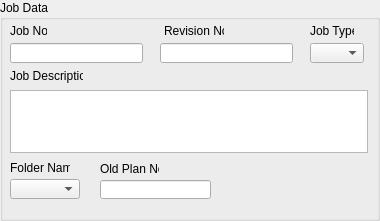
         <widget class="QGroupBox" name="groupBox_job">
          <property name="geometry">
           <rect>
            <x>20</x>
            <y>30</y>
            <width>380</width>
            <height>221</height>
           </rect>
          </property>
          <property name="font">
           <font>
            <weight>50</weight>
            <bold>false</bold>
           </font>
          </property>
          <property name="title">
           <string>Job Data</string>
          </property>
          <widget class="QLabel" name="label_13">
           <property name="geometry">
            <rect>
             <x>310</x>
             <y>23</y>
             <width>44</width>
             <height>16</height>
            </rect>
           </property>
           <property name="sizePolicy">
            <sizepolicy hsizetype="Fixed" vsizetype="Preferred">
             <horstretch>0</horstretch>
             <verstretch>0</verstretch>
            </sizepolicy>
           </property>
           <property name="text">
            <string>Job Type</string>
           </property>
           <property name="buddy">
            <cstring>comboBox_jobType</cstring>
           </property>
          </widget>
          <widget class="QComboBox" name="comboBox_jobType">
           <property name="geometry">
            <rect>
             <x>310</x>
             <y>43</y>
             <width>54</width>
             <height>20</height>
            </rect>
           </property>
           <property name="sizePolicy">
            <sizepolicy hsizetype="Fixed" vsizetype="Fixed">
             <horstretch>0</horstretch>
             <verstretch>0</verstretch>
            </sizepolicy>
           </property>
           <item>
            <property name="text">
             <string/>
            </property>
           </item>
           <item>
            <property name="text">
             <string>BRS</string>
            </property>
           </item>
           <item>
            <property name="text">
             <string>SDP</string>
            </property>
           </item>
           <item>
            <property name="text">
             <string>MIS</string>
            </property>
           </item>
           <item>
            <property name="text">
             <string>FEMA</string>
            </property>
           </item>
           <item>
            <property name="text">
             <string>Other</string>
            </property>
           </item>
          </widget>
          <widget class="QLabel" name="label">
           <property name="geometry">
            <rect>
             <x>10</x>
             <y>23</y>
             <width>37</width>
             <height>16</height>
            </rect>
           </property>
           <property name="sizePolicy">
            <sizepolicy hsizetype="Fixed" vsizetype="Preferred">
             <horstretch>0</horstretch>
             <verstretch>0</verstretch>
            </sizepolicy>
           </property>
           <property name="text">
            <string>Job No.</string>
           </property>
           <property name="buddy">
            <cstring>lineEdit_jobNo</cstring>
           </property>
          </widget>
          <widget class="QLabel" name="label_3">
           <property name="geometry">
            <rect>
             <x>164</x>
             <y>23</y>
             <width>60</width>
             <height>16</height>
            </rect>
           </property>
           <property name="sizePolicy">
            <sizepolicy hsizetype="Fixed" vsizetype="Preferred">
             <horstretch>0</horstretch>
             <verstretch>0</verstretch>
            </sizepolicy>
           </property>
           <property name="text">
            <string>Revision No.</string>
           </property>
           <property name="buddy">
            <cstring>lineEdit_revNo</cstring>
           </property>
          </widget>
          <widget class="QLabel" name="label_14">
           <property name="geometry">
            <rect>
             <x>10</x>
             <y>68</y>
             <width>73</width>
             <height>16</height>
            </rect>
           </property>
           <property name="text">
            <string>Job Description</string>
           </property>
          </widget>
          <widget class="QLineEdit" name="lineEdit_revNo">
           <property name="geometry">
            <rect>
             <x>160</x>
             <y>43</y>
             <width>133</width>
             <height>20</height>
            </rect>
           </property>
           <property name="sizePolicy">
            <sizepolicy hsizetype="Fixed" vsizetype="Fixed">
             <horstretch>0</horstretch>
             <verstretch>0</verstretch>
            </sizepolicy>
           </property>
          </widget>
          <widget class="QLineEdit" name="lineEdit_jobNo">
           <property name="geometry">
            <rect>
             <x>10</x>
             <y>43</y>
             <width>133</width>
             <height>20</height>
            </rect>
           </property>
           <property name="sizePolicy">
            <sizepolicy hsizetype="Fixed" vsizetype="Fixed">
             <horstretch>0</horstretch>
             <verstretch>0</verstretch>
            </sizepolicy>
           </property>
          </widget>
          <widget class="QPlainTextEdit" name="textEdit_jobDesc">
           <property name="geometry">
            <rect>
             <x>10</x>
             <y>90</y>
             <width>358</width>
             <height>63</height>
            </rect>
           </property>
           <property name="sizePolicy">
            <sizepolicy hsizetype="Fixed" vsizetype="Fixed">
             <horstretch>0</horstretch>
             <verstretch>0</verstretch>
            </sizepolicy>
           </property>
          </widget>
          <widget class="QComboBox" name="comboBox_folderName">
           <property name="geometry">
            <rect>
             <x>10</x>
             <y>179</y>
             <width>70</width>
             <height>20</height>
            </rect>
           </property>
           <item>
            <property name="text">
             <string/>
            </property>
           </item>
           <item>
            <property name="text">
             <string>Owner</string>
            </property>
           </item>
           <item>
            <property name="text">
             <string>Buyer</string>
            </property>
           </item>
           <item>
            <property name="text">
             <string>Seller</string>
            </property>
           </item>
          </widget>
          <widget class="QLabel" name="label_12">
           <property name="geometry">
            <rect>
             <x>10</x>
             <y>160</y>
             <width>60</width>
             <height>16</height>
            </rect>
           </property>
           <property name="text">
            <string>Folder Name</string>
           </property>
           <property name="buddy">
            <cstring>comboBox_folderName</cstring>
           </property>
          </widget>
          <widget class="QLineEdit" name="lineEdit_oldPlanNo">
           <property name="geometry">
            <rect>
             <x>100</x>
             <y>180</y>
             <width>111</width>
             <height>19</height>
            </rect>
           </property>
           <property name="sizePolicy">
            <sizepolicy hsizetype="Fixed" vsizetype="Fixed">
             <horstretch>0</horstretch>
             <verstretch>0</verstretch>
            </sizepolicy>
           </property>
          </widget>
          <widget class="QLabel" name="label_18">
           <property name="geometry">
            <rect>
             <x>100</x>
             <y>161</y>
             <width>59</width>
             <height>15</height>
            </rect>
           </property>
           <property name="sizePolicy">
            <sizepolicy hsizetype="Fixed" vsizetype="Preferred">
             <horstretch>0</horstretch>
             <verstretch>0</verstretch>
            </sizepolicy>
           </property>
           <property name="text">
            <string>Old Plan No.</string>
           </property>
           <property name="buddy">
            <cstring>lineEdit_oldPlanNo</cstring>
           </property>
          </widget>
          <zorder>textEdit_jobDesc</zorder>
          <zorder>label_13</zorder>
          <zorder>comboBox_jobType</zorder>
          <zorder>label</zorder>
          <zorder>label_3</zorder>
          <zorder>label_14</zorder>
          <zorder>lineEdit_revNo</zorder>
          <zorder>lineEdit_jobNo</zorder>
          <zorder>comboBox_folderName</zorder>
          <zorder>label_12</zorder>
          <zorder>lineEdit_oldPlanNo</zorder>
          <zorder>label_18</zorder>
         </widget>
